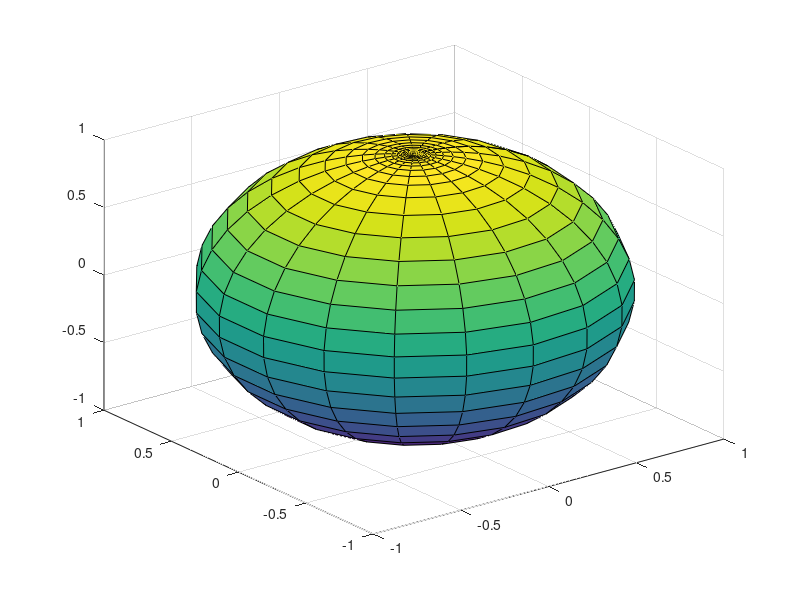

The MATLAB script that drew this image: (Note: this script raises an error after producing the figure.)
clear all;
clc;
close all;

%[x,y,z] = sphere(50);

N = 10;
% thetavec = logspace(0,log10(pi+1),50)-1;
% thetavec = [0,thetavec,pi];
phivec = linspace(0,2*pi,2*N);
dphi = phivec(2) - phivec(1);
thetavec = [0];
dthetaPole = pi/200;
dtheta = dthetaPole
thetavec = [thetavec(end),thetavec(end) + dtheta];
while thetavec(end) < pi
    if thetavec(end) > (pi - dthetaPole);
        break;
    end
    if (thetavec(end) < pi/6) || (thetavec(end) > 12*pi/13)
        dtheta =  dphi * sin(thetavec(end))
        if length(thetavec) == 2
            thetavec(2) = (thetavec(2) + dtheta)/2;
            dtheta = (thetavec(2) + dtheta)/2;
            dthetaPole = dtheta;
        end
    else
        dtheta = pi/(2*N);
    end
     thetavec = [thetavec,thetavec(end) + dtheta];
end
thetavec = [thetavec,pi];
%thetavec = [0,thetavec,2*pi];
[th, ph] = meshgrid(thetavec,phivec);
R = ones(size(th)); % should be your R(theta,phi) surface in general

x = R.*sin(th).*cos(ph);
y = R.*sin(th).*sin(ph);
z = R.*cos(th);

figure;
surf(x,y,z);
axis vis3d
surf(x,y,z);
fvc = surf2patch(x,y,z,'triangle');

%[vertices, m, n] = unique(fvc.vertices,"row");
% removed = setdiff(1:size(n),m);
% 
% [top, top_idx] = ismember(vertices, [0,0,1], 'rows');
% top_idx = find(top_idx);
% [bottom, bottom_idx] = ismember(vertices, [0,0,-1], 'rows');
% bottom_idx = find(bottom_idx);
faces = fvc.faces;
vertices = [0,0,1;0,0,-1];
for old_vInd = 1:size(fvc.vertices,1)
    if norm(fvc.vertices(old_vInd,:) - [0,0,1]) < 1e-3
        faces(faces == old_vInd) = 1;
    elseif norm(fvc.vertices(old_vInd,:) - [0,0,-1]) < 1e-2
        faces(faces == old_vInd) = 2;
    elseif (abs(fvc.vertices(old_vInd,2)) < 5e-10) && (fvc.vertices(old_vInd,2) < 0)
        fvc.vertices(old_vInd,2) = inf;
        [right_vInd,~] = ismember(vertices, [fvc.vertices(old_vInd,1),0,fvc.vertices(old_vInd,3)], 'rows');
        vertices = [vertices; fvc.vertices(right_vInd,:)];
        faces(faces == old_vInd) = find(right_vInd);
    else
        vertices = [vertices; fvc.vertices(old_vInd,:)];
        new_vInd = size(vertices,1);
        faces(faces == old_vInd) = new_vInd; 
    end
end


[newfaces, m, n] = unique(faces,"row");

removeList = [];
for j = 1:size(newfaces,1)
    if length(newfaces(j,:)) ~= length(unique(newfaces(j,:)))
        removeList = [removeList,j];
    end
end
newfaces(removeList,:) = [];

%patch('Faces',newfaces,'Vertices',vertices);
plywrite("..\DDG_membrane\build\bin\Release\input-file\sphere.ply",newfaces,vertices);









